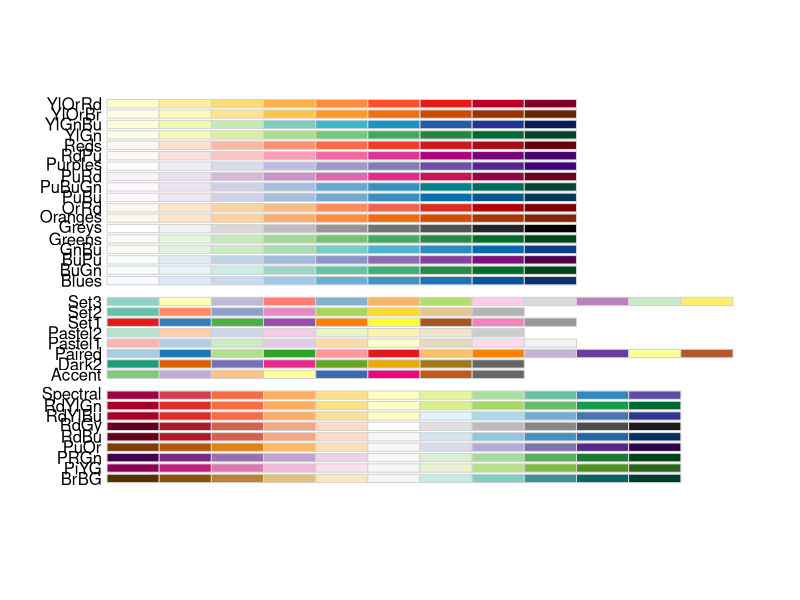
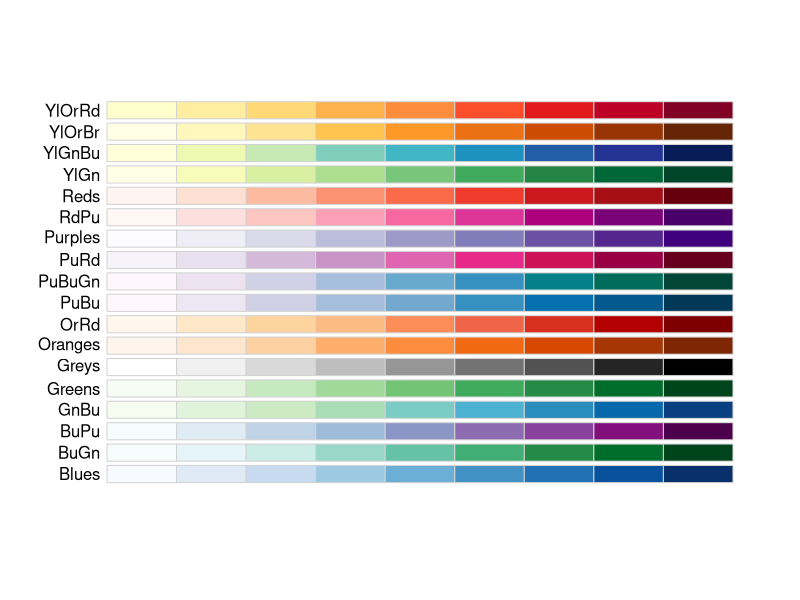
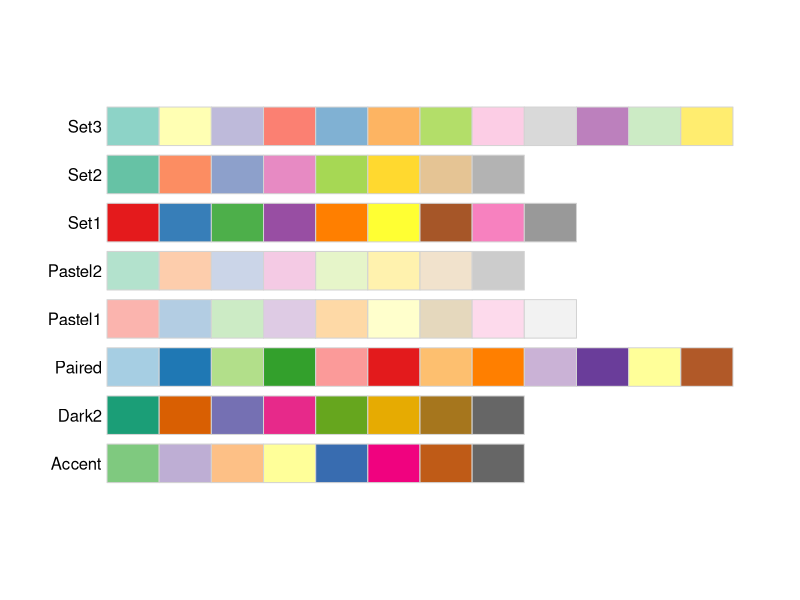
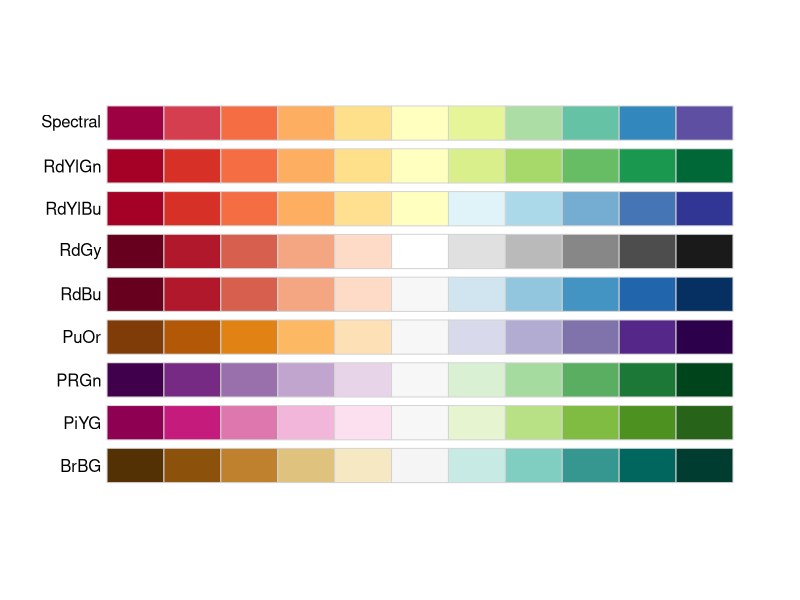
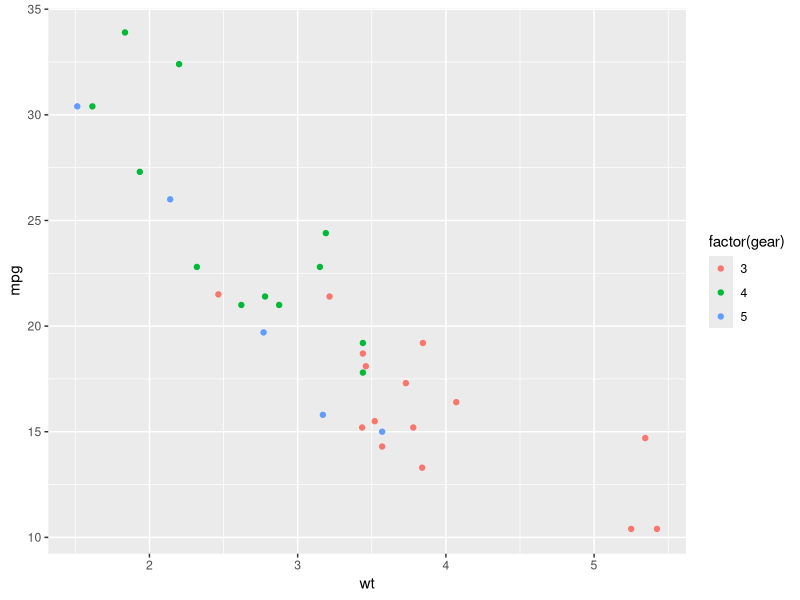
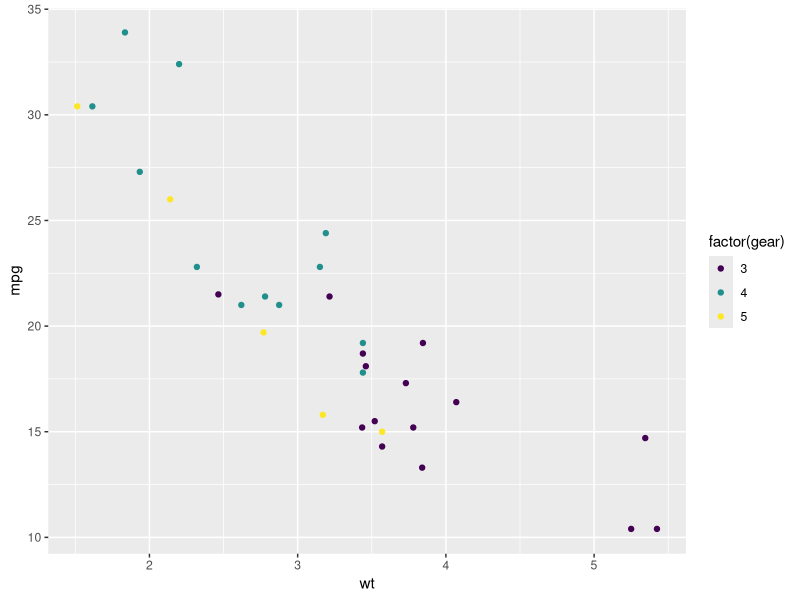
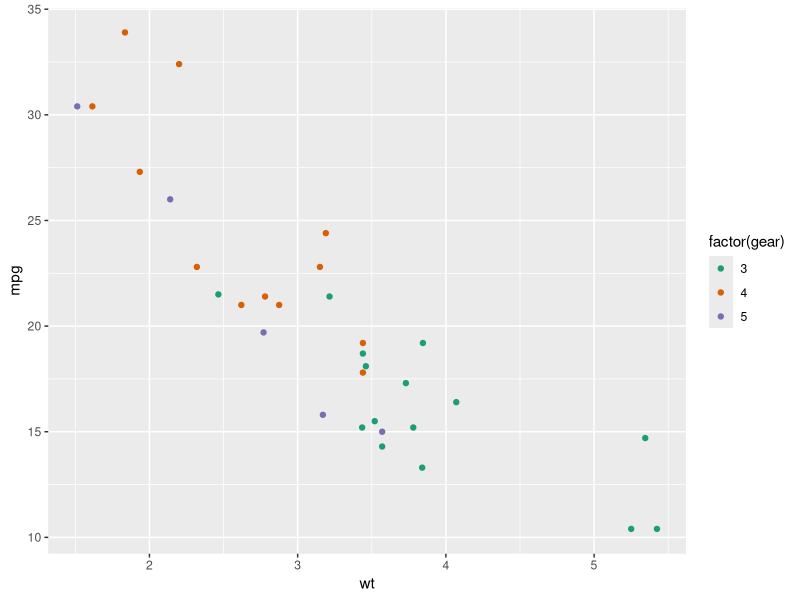
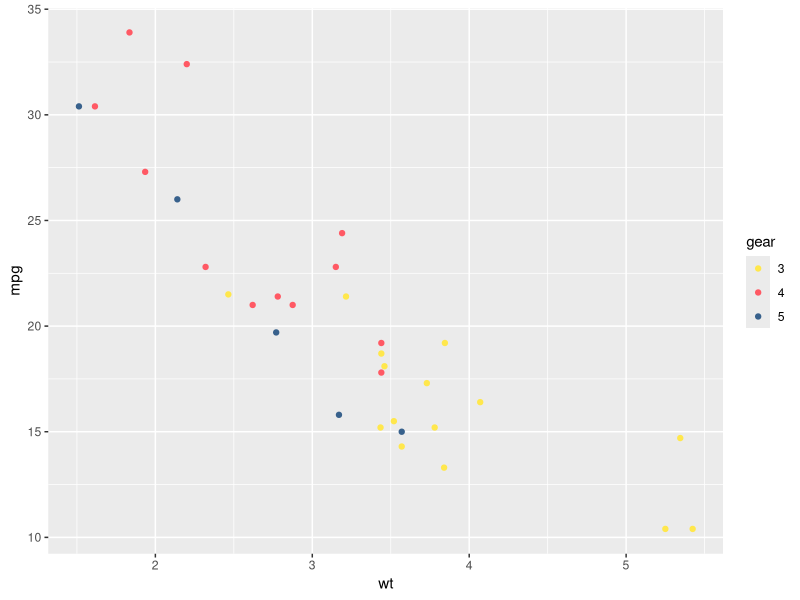

Write the R code that produced these figures, in order.
## ---- chunk 1
knitr::opts_chunk$set(echo = TRUE, error = TRUE)
## ---- chunk 2
library(RColorBrewer)
display.brewer.all()
display.brewer.all(type = "seq")
display.brewer.all(type = "qual")
display.brewer.all(type = "div")
## ---- chunk 3
library(ggplot2)
ggplot(mtcars, aes(x = wt, y = mpg, color = factor(gear))) +
  geom_point()
## ---- chunk 4
ggplot(mtcars, aes(x = wt, y = mpg, color = factor(gear))) +
  geom_point() +
  scale_color_viridis_d()
## ---- chunk 5
ggplot(mtcars, aes(x = wt, y = mpg, color = factor(gear))) +
  geom_point() +
  scale_color_brewer(palette = "Dark2")
## ---- chunk 6
ggplot(mtcars, aes(x = wt, y = mpg, color = factor(gear))) +
  geom_point() +
  scale_color_manual(name = "gear", values = c("#ffe74c", "#ff5964", "#38618c"))
## ---- chunk 7
library(ggthemes)
ggplot(mtcars, aes(x = wt, y = mpg, color = factor(gear))) +
  geom_point() +
  scale_color_colorblind()
## ---- chunk 8
library(ggthemes)
ggplot(mtcars, aes(x = wt, y = mpg, color = factor(gear))) +
  geom_point() +
  scale_color_wsj() +
  theme_classic()
